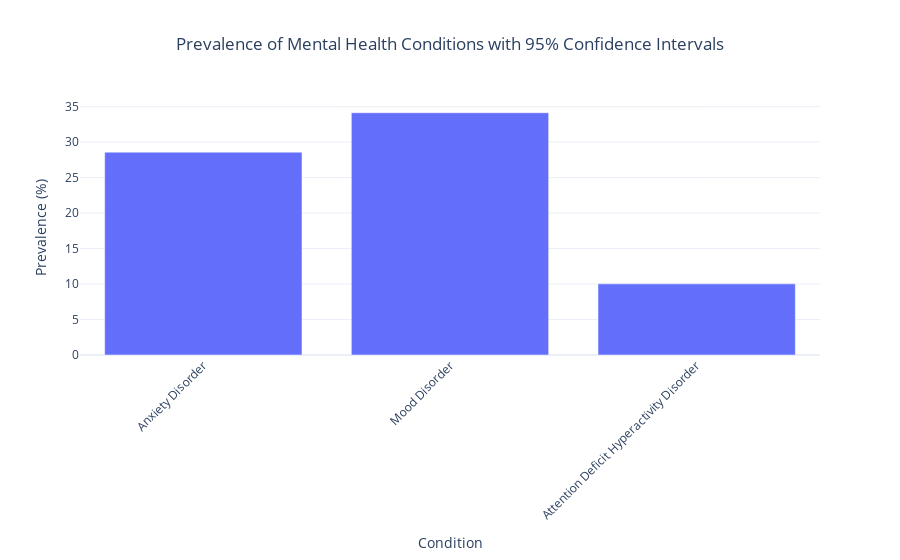

This figure's notebook cell:
### Code cell
import plotly.express as px
import pandas as pd
import numpy as np

# Filter for diagnosis responses
diagnosis_responses = df[df['question_text'] == "If yes, what condition(s) have you been diagnosed with?"]

# Common conditions to look for
conditions = [
    "Anxiety Disorder",
    "Mood Disorder",
    "Attention Deficit Hyperactivity Disorder"
]

# Calculate total number of respondents who answered the diagnosis question
total_respondents = len(diagnosis_responses[diagnosis_responses['answer_text'] != '-1'])

conditions_plot_data = []

for condition in conditions:
    # Count users with each condition (excluding -1 responses)
    condition_count = diagnosis_responses[
        (diagnosis_responses['answer_text'].str.contains(condition, na=False, case=False)) &
        (diagnosis_responses['answer_text'] != '-1')
        ]['user_id'].nunique()

    # Calculate prevalence
    prevalence = (condition_count / total_respondents) * 100

    # Calculate Wilson score intervals
    z = 1.96  # 95% confidence level
    n = total_respondents
    p = prevalence / 100

    ci_lower = ((p + z * z / (2 * n) - z * np.sqrt((p * (1 - p) + z * z / (4 * n)) / n)) / (1 + z * z / n)) * 100
    ci_upper = ((p + z * z / (2 * n) + z * np.sqrt((p * (1 - p) + z * z / (4 * n)) / n)) / (1 + z * z / n)) * 100

    conditions_plot_data.append({
        'Condition': condition,
        'Prevalence': prevalence,
        'CI_lower': ci_lower,
        'CI_upper': ci_upper,
        'Count': condition_count
    })

# Convert to DataFrame
conditions_df = pd.DataFrame(conditions_plot_data)

# Create the plot
fig = px.bar(conditions_df,
             x='Condition',
             y='Prevalence',
             error_y=conditions_df.apply(lambda row: {'array': [row['CI_upper'] - row['Prevalence']]}, axis=1),
             error_y_minus=conditions_df.apply(lambda row: {'array': [row['Prevalence'] - row['CI_lower']]}, axis=1),
             title='Prevalence of Mental Health Conditions with 95% Confidence Intervals')

# Update layout
fig.update_layout(
    xaxis_title="Condition",
    yaxis_title="Prevalence (%)",
    title_x=0.5,
    template='plotly_white',
    showlegend=False,
    xaxis_tickangle=-45
)

# Add hover template
fig.update_traces(
    hovertemplate="<br>".join([
        "<b>%{x}</b>",
        "Prevalence: %{y:.1f}%",
        "95% CI: (%{customdata[0]:.1f}% - %{customdata[1]:.1f}%)",
        "Count: %{customdata[2]}",
        "<extra></extra>"
    ]),
    customdata=conditions_df[['CI_lower', 'CI_upper', 'Count']]
)

# Show plot
fig.show()

# Print detailed statistics
print("\nDetailed Statistics:")
for _, row in conditions_df.iterrows():
    print(f"\n{row['Condition']}:")
    print(f"Count: {row['Count']}")
    print(f"Prevalence: {row['Prevalence']:.1f}%")
    print(f"95% CI: ({row['CI_lower']:.1f}% - {row['CI_upper']:.1f}%)")

### Figure 1 — Plotly figure (JSON) as saved in the notebook; plotly's stock layout.template omitted (floating-point values rounded to 4 significant figures)
{"data": [{"alignmentgroup": "True", "error_y": {"array": [{"array": [2.614]}, {"array": [2.722]}, {"array": [1.823]}], "arrayminus": [{"array": [2.478]}, {"array": [2.621]}, {"array": [1.57]}]}, "hovertemplate": "<b>%{x}</b><br>Prevalence: %{y:.1f}%<br>95% CI: (%{customdata[0]:.1f}% - %{customdata[1]:.1f}%)<br>Count: %{customdata[2]}<br><extra></extra>", "legendgroup": "", "marker": {"color": "#636efa", "pattern": {"shape": ""}}, "name": "", "offsetgroup": "", "orientation": "v", "showlegend": false, "textposition": "auto", "x": ["Anxiety Disorder", "Mood Disorder", "Attention Deficit Hyperactivity Disorder"], "xaxis": "x", "y": [28.58, 34.13, 10.02], "yaxis": "y", "type": "bar", "customdata": [[26.11, 31.2, 345.0], [31.51, 36.86, 412.0], [8.455, 11.85, 121.0]]}], "layout": {"xaxis": {"anchor": "y", "domain": [0.0, 1.0], "title": {"text": "Condition"}, "tickangle": -45}, "yaxis": {"anchor": "x", "domain": [0.0, 1.0], "title": {"text": "Prevalence (%)"}}, "legend": {"tracegroupgap": 0}, "title": {"text": "Prevalence of Mental Health Conditions with 95% Confidence Intervals", "x": 0.5}, "barmode": "relative", "showlegend": false}}
